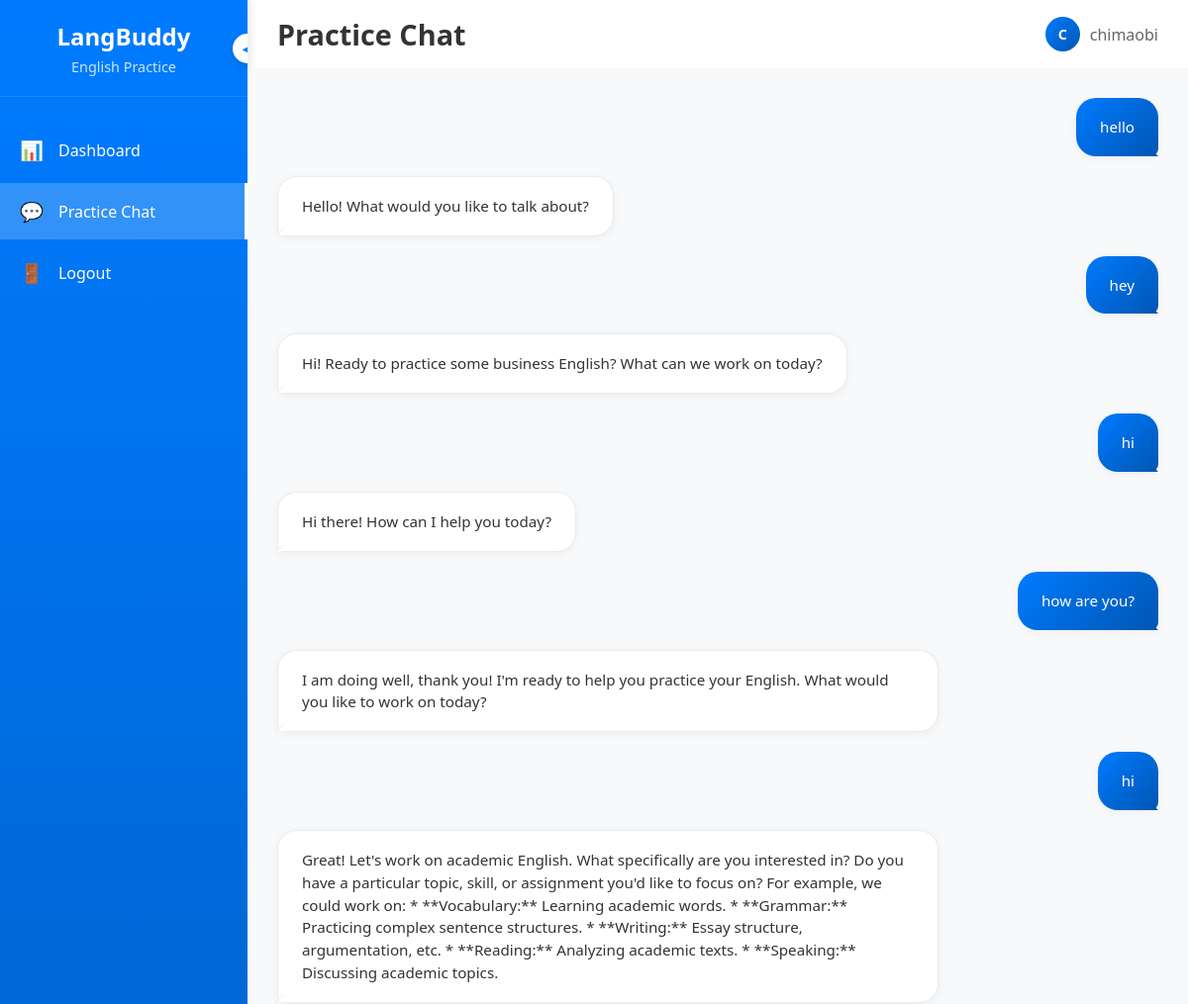
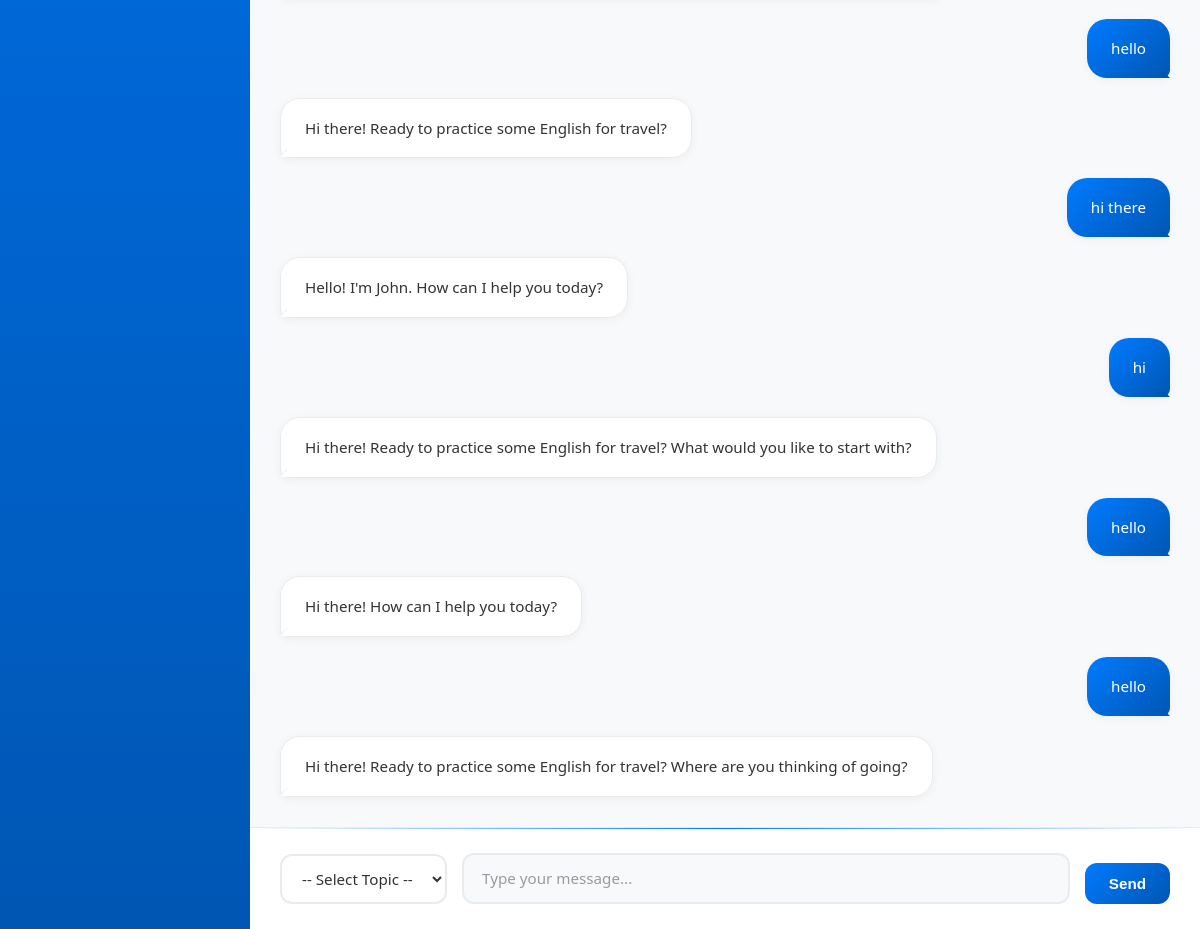
Page /chat/ (signed in) on the committed database (2 pictures, top to bottom).
### chatbot/models.py (models this page shows, shortened)
class Conversation(models.Model):
    CATEGORY_TOPICS = [
        ('travel', 'Travel'),
        ('business', 'Business'),
        ('academic', 'Academic'),
        ('conversational', 'Conversational')
    ]
    user = models.ForeignKey(User, on_delete=models.CASCADE, null=True, blank=True)
    user_message = models.TextField()
    ai_reply = models.TextField()
    created_at = models.DateTimeField(auto_now_add=True)
    topics = models.CharField(max_length=20, choices=CATEGORY_TOPICS, null=True, blank=True)

### chatbot/views.py (the view)
# urls.py: path('chat/', views.chat_view, name="chat_view"),
@login_required
def chat_view(request):
    selected_topic = request.session.get("selected_topic")
    if selected_topic:
        chats = Conversation.objects.filter(
            user=request.user,
            topics=selected_topic
        ).order_by('-created_at')[:10]
    else:
        chats = Conversation.objects.filter(
            user=request.user
            ).order_by('-created_at')[:10]
    chats = chats[::-1]
    return render(request, 'chat.html', {
        "chats": chats,
        "topics": selected_topic
        })

### chatbot/templates/chat.html (shortened to what this page needs)
{% load static %}
<!DOCTYPE html>
<html lang="en">
<head>
    <link rel="stylesheet" href="{% static 'assets/css/chat.css' %}">
</head>
<body>
    <div class="app-container">
        <nav class="sidebar" id="sidebar">
            <div class="sidebar-header">
                <button class="toggle-btn" onclick="toggleSidebar()">
                    <span id="toggle-icon">◀</span>
                </button>
                <h2 class="app-title">LangBuddy</h2>
                <p class="app-subtitle">English Practice</p>
            </div>
            <ul class="nav-menu">
                <li class="nav-item">
                    <a href="{% url 'dashboard' %}" class="nav-link">
                        <span class="nav-icon">📊</span>
                        <span class="nav-text">Dashboard</span>
                    </a>
                </li>
                <li class="nav-item">
                    <a href="#" class="nav-link active">
                        <span class="nav-icon">💬</span>
                        <span class="nav-text">Practice Chat</span>
                    </a>
                </li>
                <li class="nav-item">
                    <a href="#" class="nav-link" onclick="document.getElementById('logout-form').submit(); return false;">
                        <span class="nav-icon">🚪</span>
                        <span class="nav-text">Logout</span>
                    </a>
                </li>
            </ul>
        </nav>
        <main class="main-content">
            <header class="top-header">
                <div class="header-left">
                    <h1 class="page-title">Practice Chat</h1>
                </div>
                <div class="user-info">
                    <div class="user-avatar">{{ user.username.0|upper }}</div>
                    <span>{{ user.username }}</span>
                </div>
            </header>
            <div class="chat-container">
                <div id="chat-box" class="chat-box">
                    {% for chat in chats %}
                        <div class="message user">{{ chat.user_message }}</div>
                        <div class="message ai">{{ chat.ai_reply }}</div>
                    {% endfor %}
                </div>
                <form id="chat-form" class="chat-form">
                    <select id="topic-select" name="topics" required>
                        <option value="" disabled {% if not topics %}selected{% endif %}>-- Select Topic --</option>
                    </select>
                    <textarea id="chat-message" placeholder="Type your message..." rows="1" required></textarea>
                    <button id="send-btn" type="submit" disabled>Send</button>
                </form>
            </div>
        </main>
    </div>
</body>
</html>

### rows in the picture
Conversation: user_message "hello", ai_reply "Hello! What would you like to talk about?"
Conversation: user_message "hey", ai_reply "Hi! Ready to practice some business English? What can we work on today?"
Conversation: user_message "hi", ai_reply "Hi there! How can I help you today?"
Conversation: user_message "how are you?", ai_reply "I am doing well, thank you! I'm ready to help you practice your English. What would you like to work on today?"
Conversation: user_message "hi", ai_reply "Great! Let's work on academic English. What specifically are you interested in? Do you have a particular topic, skill, or assignment you'd like to focus on? For example, we could work on: * **Vocabulary:** Learning academic words. * **Grammar:** Practicing complex sentence structures. * **Writing:** Essay structure, argumentation, etc. * **Reading:** Analyzing academic texts. * **Speaking:** Discussing academic topics."
Conversation: user_message "hello", ai_reply "Hi there! Ready to practice some English for travel?"
Conversation: user_message "hi there", ai_reply "Hello! I'm John. How can I help you today?"
Conversation: user_message "hi", ai_reply "Hi there! Ready to practice some English for travel? What would you like to start with?"
Conversation: user_message "hello", ai_reply "Hi there! How can I help you today?"
Conversation: user_message "hello", ai_reply "Hi there! Ready to practice some English for travel? Where are you thinking of going?"

### other values in the picture
{{ user.username.0|upper }} "C"
{{ user.username }} "chimaobi"
